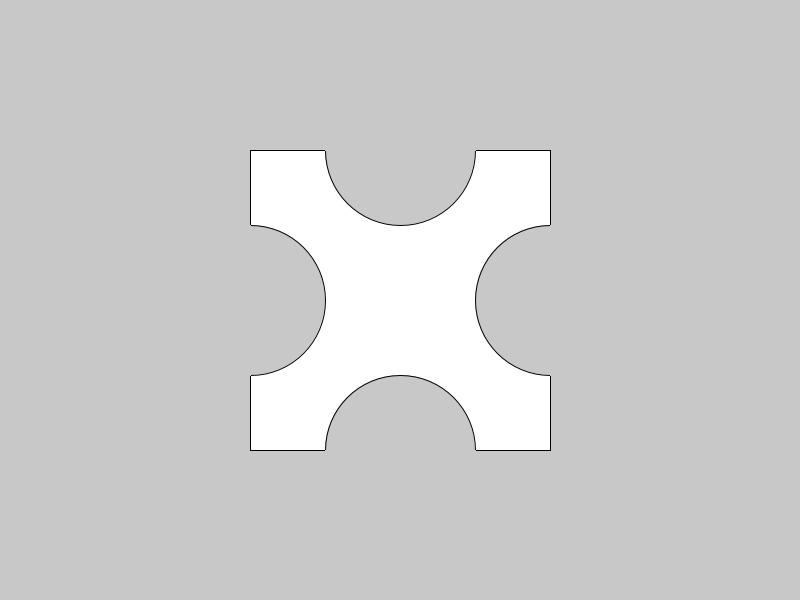
Frame 1 (no input)
Frame 2 (the mouse pressed at the canvas centre, redrawn once): identical to frame 1, image omitted

The Processing sketch that drew this single still picture (run headless with seeded random() and noise(); the mouse was pressed at the canvas centre and the sketch redrawn once):

// Processing sketch: sketch_4
// ── sketch_4.pde
void setup()
{
  size(800,600);
  background(200);
  noLoop();
}

void draw()
{
  //cuadrado
  rectMode(CENTER);
  fill(255);
  stroke(0);
  rect(400,300 ,300,300);
  
  //circulos
  fill(200);
  ellipseMode(CENTER);
  ellipse(400,150 , 150,150);
  ellipse(400,450 , 150,150);
  
  ellipse(250,300 , 150,150);
  ellipse(550,300 , 150,150);
  
  //cover
  stroke(200);
  rect(400,75,150,150);
  rect(400,525,150,150);

  rect(175,300,150,150);
  rect(625,300,150,150);
}
